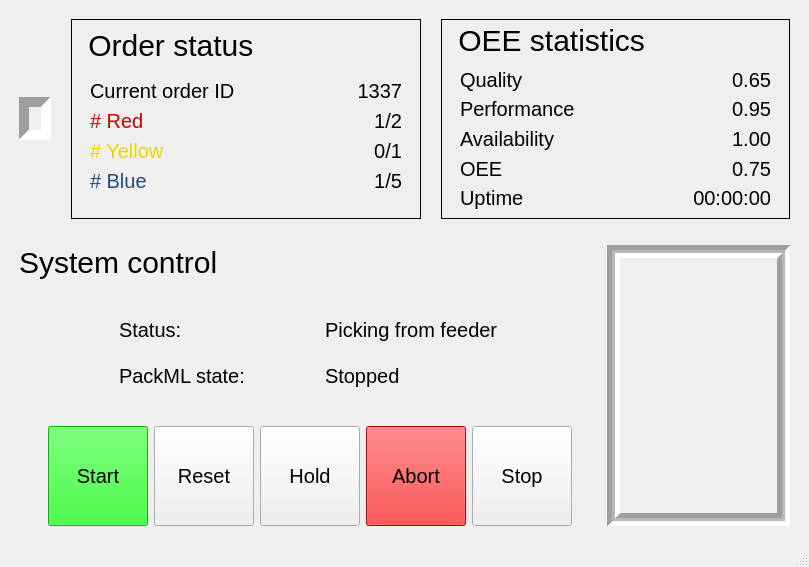
<?xml version="1.0" encoding="UTF-8"?>
<ui version="4.0">
 <class>MainWindow</class>
 <widget class="QMainWindow" name="MainWindow">
  <property name="geometry">
   <rect>
    <x>0</x>
    <y>0</y>
    <width>809</width>
    <height>567</height>
   </rect>
  </property>
  <property name="windowTitle">
   <string>MainWindow</string>
  </property>
  <property name="styleSheet">
   <string notr="true">QLabel
{
font:  20px;
}

QPushButton
{
font: 20px
}

QPushButton:disabled {
background-color:#888888;
}

#leftPanel
{
border: 1px solid;
}

#middlePanel_2
{
border: 1px solid;
}

#rightPanel
{
border: 1px solid;
}</string>
  </property>
  <widget class="QWidget" name="centralwidget">
   <property name="styleSheet">
    <string notr="true">QFrame[frameShape=&quot;5&quot;]
{
    border: none;
    background: grey;
}



</string>
   </property>
   <layout class="QVBoxLayout" name="verticalLayout_3">
    <item>
     <layout class="QHBoxLayout" name="horizontalLayout_12">
      <property name="spacing">
       <number>20</number>
      </property>
      <property name="leftMargin">
       <number>10</number>
      </property>
      <property name="topMargin">
       <number>10</number>
      </property>
      <property name="rightMargin">
       <number>10</number>
      </property>
      <property name="bottomMargin">
       <number>10</number>
      </property>
      <item>
       <widget class="QLabel" name="label_10">
        <property name="sizePolicy">
         <sizepolicy hsizetype="Fixed" vsizetype="Fixed">
          <horstretch>0</horstretch>
          <verstretch>0</verstretch>
         </sizepolicy>
        </property>
        <property name="minimumSize">
         <size>
          <width>0</width>
          <height>0</height>
         </size>
        </property>
        <property name="contextMenuPolicy">
         <enum>Qt::NoContextMenu</enum>
        </property>
        <property name="frameShape">
         <enum>QFrame::Panel</enum>
        </property>
        <property name="frameShadow">
         <enum>QFrame::Sunken</enum>
        </property>
        <property name="lineWidth">
         <number>10</number>
        </property>
        <property name="midLineWidth">
         <number>3</number>
        </property>
        <property name="text">
         <string/>
        </property>
        <property name="pixmap">
         <pixmap>:/image/logo.jpg</pixmap>
        </property>
        <property name="alignment">
         <set>Qt::AlignHCenter|Qt::AlignTop</set>
        </property>
        <property name="margin">
         <number>0</number>
        </property>
       </widget>
      </item>
      <item>
       <widget class="QWidget" name="middlePanel_2" native="true">
        <property name="sizePolicy">
         <sizepolicy hsizetype="Preferred" vsizetype="Fixed">
          <horstretch>0</horstretch>
          <verstretch>0</verstretch>
         </sizepolicy>
        </property>
        <property name="minimumSize">
         <size>
          <width>200</width>
          <height>170</height>
         </size>
        </property>
        <property name="styleSheet">
         <string notr="true"/>
        </property>
        <layout class="QVBoxLayout" name="middlePanel">
         <item>
          <widget class="QLabel" name="label_6">
           <property name="font">
            <font>
             <pointsize>-1</pointsize>
             <weight>50</weight>
             <italic>false</italic>
             <bold>false</bold>
            </font>
           </property>
           <property name="styleSheet">
            <string notr="true">font: 30px</string>
           </property>
           <property name="text">
            <string> Order status</string>
           </property>
           <property name="alignment">
            <set>Qt::AlignLeading|Qt::AlignLeft|Qt::AlignVCenter</set>
           </property>
          </widget>
         </item>
         <item>
          <spacer name="verticalSpacer_7">
           <property name="orientation">
            <enum>Qt::Vertical</enum>
           </property>
           <property name="sizeType">
            <enum>QSizePolicy::Fixed</enum>
           </property>
           <property name="sizeHint" stdset="0">
            <size>
             <width>20</width>
             <height>10</height>
            </size>
           </property>
          </spacer>
         </item>
         <item>
          <layout class="QHBoxLayout" name="horizontalLayout_4">
           <property name="leftMargin">
            <number>10</number>
           </property>
           <property name="rightMargin">
            <number>10</number>
           </property>
           <item>
            <widget class="QLabel" name="label_2">
             <property name="font">
              <font>
               <pointsize>-1</pointsize>
               <weight>50</weight>
               <italic>false</italic>
               <bold>false</bold>
              </font>
             </property>
             <property name="text">
              <string>Current order ID</string>
             </property>
             <property name="alignment">
              <set>Qt::AlignLeading|Qt::AlignLeft|Qt::AlignVCenter</set>
             </property>
            </widget>
           </item>
           <item>
            <widget class="QLabel" name="orderIDLabel">
             <property name="font">
              <font>
               <pointsize>-1</pointsize>
               <weight>50</weight>
               <italic>false</italic>
               <bold>false</bold>
              </font>
             </property>
             <property name="text">
              <string>1337</string>
             </property>
             <property name="alignment">
              <set>Qt::AlignRight|Qt::AlignTrailing|Qt::AlignVCenter</set>
             </property>
            </widget>
           </item>
          </layout>
         </item>
         <item>
          <layout class="QHBoxLayout" name="horizontalLayout_8">
           <property name="leftMargin">
            <number>10</number>
           </property>
           <property name="rightMargin">
            <number>10</number>
           </property>
           <item>
            <widget class="QLabel" name="label_14">
             <property name="font">
              <font>
               <pointsize>-1</pointsize>
               <weight>50</weight>
               <italic>false</italic>
               <bold>false</bold>
              </font>
             </property>
             <property name="styleSheet">
              <string notr="true">color: rgb(204, 0, 0);
</string>
             </property>
             <property name="text">
              <string># Red</string>
             </property>
             <property name="alignment">
              <set>Qt::AlignLeading|Qt::AlignLeft|Qt::AlignVCenter</set>
             </property>
            </widget>
           </item>
           <item>
            <widget class="QLabel" name="numRedLabel">
             <property name="font">
              <font>
               <pointsize>-1</pointsize>
               <weight>50</weight>
               <italic>false</italic>
               <bold>false</bold>
              </font>
             </property>
             <property name="text">
              <string>1/2</string>
             </property>
             <property name="alignment">
              <set>Qt::AlignRight|Qt::AlignTrailing|Qt::AlignVCenter</set>
             </property>
            </widget>
           </item>
          </layout>
         </item>
         <item>
          <layout class="QHBoxLayout" name="horizontalLayout_10">
           <property name="leftMargin">
            <number>10</number>
           </property>
           <property name="rightMargin">
            <number>10</number>
           </property>
           <item>
            <widget class="QLabel" name="label_17">
             <property name="font">
              <font>
               <pointsize>-1</pointsize>
               <weight>50</weight>
               <italic>false</italic>
               <bold>false</bold>
              </font>
             </property>
             <property name="styleSheet">
              <string notr="true">color: rgb(237, 212, 0);
</string>
             </property>
             <property name="text">
              <string># Yellow</string>
             </property>
             <property name="alignment">
              <set>Qt::AlignLeading|Qt::AlignLeft|Qt::AlignVCenter</set>
             </property>
            </widget>
           </item>
           <item>
            <widget class="QLabel" name="numYellowLabel">
             <property name="font">
              <font>
               <pointsize>-1</pointsize>
               <weight>50</weight>
               <italic>false</italic>
               <bold>false</bold>
              </font>
             </property>
             <property name="text">
              <string>0/1</string>
             </property>
             <property name="alignment">
              <set>Qt::AlignRight|Qt::AlignTrailing|Qt::AlignVCenter</set>
             </property>
            </widget>
           </item>
          </layout>
         </item>
         <item>
          <layout class="QHBoxLayout" name="horizontalLayout_9">
           <property name="leftMargin">
            <number>10</number>
           </property>
           <property name="rightMargin">
            <number>10</number>
           </property>
           <item>
            <widget class="QLabel" name="label_19">
             <property name="font">
              <font>
               <pointsize>-1</pointsize>
               <weight>50</weight>
               <italic>false</italic>
               <bold>false</bold>
              </font>
             </property>
             <property name="autoFillBackground">
              <bool>false</bool>
             </property>
             <property name="styleSheet">
              <string notr="true">color: rgb(32, 74, 135);</string>
             </property>
             <property name="text">
              <string># Blue</string>
             </property>
             <property name="alignment">
              <set>Qt::AlignLeading|Qt::AlignLeft|Qt::AlignVCenter</set>
             </property>
            </widget>
           </item>
           <item>
            <widget class="QLabel" name="numBlueLabel">
             <property name="font">
              <font>
               <pointsize>-1</pointsize>
               <weight>50</weight>
               <italic>false</italic>
               <bold>false</bold>
              </font>
             </property>
             <property name="text">
              <string>1/5</string>
             </property>
             <property name="alignment">
              <set>Qt::AlignRight|Qt::AlignTrailing|Qt::AlignVCenter</set>
             </property>
            </widget>
           </item>
          </layout>
         </item>
         <item>
          <spacer name="verticalSpacer_2">
           <property name="orientation">
            <enum>Qt::Vertical</enum>
           </property>
           <property name="sizeHint" stdset="0">
            <size>
             <width>20</width>
             <height>40</height>
            </size>
           </property>
          </spacer>
         </item>
        </layout>
       </widget>
      </item>
      <item>
       <widget class="QWidget" name="rightPanel" native="true">
        <property name="sizePolicy">
         <sizepolicy hsizetype="Preferred" vsizetype="Fixed">
          <horstretch>0</horstretch>
          <verstretch>0</verstretch>
         </sizepolicy>
        </property>
        <property name="minimumSize">
         <size>
          <width>200</width>
          <height>170</height>
         </size>
        </property>
        <property name="styleSheet">
         <string notr="true"/>
        </property>
        <layout class="QVBoxLayout" name="verticalLayout_2">
         <item>
          <widget class="QLabel" name="label_3">
           <property name="font">
            <font>
             <pointsize>-1</pointsize>
             <weight>50</weight>
             <italic>false</italic>
             <bold>false</bold>
            </font>
           </property>
           <property name="styleSheet">
            <string notr="true">font: 30px
</string>
           </property>
           <property name="text">
            <string> OEE statistics</string>
           </property>
          </widget>
         </item>
         <item>
          <spacer name="verticalSpacer_6">
           <property name="orientation">
            <enum>Qt::Vertical</enum>
           </property>
           <property name="sizeType">
            <enum>QSizePolicy::Fixed</enum>
           </property>
           <property name="sizeHint" stdset="0">
            <size>
             <width>20</width>
             <height>10</height>
            </size>
           </property>
          </spacer>
         </item>
         <item>
          <layout class="QHBoxLayout" name="horizontalLayout_7">
           <property name="leftMargin">
            <number>10</number>
           </property>
           <property name="rightMargin">
            <number>10</number>
           </property>
           <item>
            <widget class="QLabel" name="label_11">
             <property name="font">
              <font>
               <pointsize>-1</pointsize>
               <weight>50</weight>
               <italic>false</italic>
               <bold>false</bold>
              </font>
             </property>
             <property name="text">
              <string>Quality</string>
             </property>
             <property name="alignment">
              <set>Qt::AlignLeading|Qt::AlignLeft|Qt::AlignVCenter</set>
             </property>
            </widget>
           </item>
           <item>
            <widget class="QLabel" name="qualityLabel">
             <property name="font">
              <font>
               <pointsize>-1</pointsize>
               <weight>50</weight>
               <italic>false</italic>
               <bold>false</bold>
              </font>
             </property>
             <property name="text">
              <string>0.65</string>
             </property>
             <property name="alignment">
              <set>Qt::AlignRight|Qt::AlignTrailing|Qt::AlignVCenter</set>
             </property>
            </widget>
           </item>
          </layout>
         </item>
         <item>
          <layout class="QHBoxLayout" name="horizontalLayout_6">
           <property name="leftMargin">
            <number>10</number>
           </property>
           <property name="rightMargin">
            <number>10</number>
           </property>
           <item>
            <widget class="QLabel" name="label_9">
             <property name="font">
              <font>
               <pointsize>-1</pointsize>
               <weight>50</weight>
               <italic>false</italic>
               <bold>false</bold>
              </font>
             </property>
             <property name="text">
              <string>Performance</string>
             </property>
             <property name="alignment">
              <set>Qt::AlignLeading|Qt::AlignLeft|Qt::AlignVCenter</set>
             </property>
            </widget>
           </item>
           <item>
            <widget class="QLabel" name="performanceLabel">
             <property name="font">
              <font>
               <pointsize>-1</pointsize>
               <weight>50</weight>
               <italic>false</italic>
               <bold>false</bold>
              </font>
             </property>
             <property name="text">
              <string>0.95</string>
             </property>
             <property name="alignment">
              <set>Qt::AlignRight|Qt::AlignTrailing|Qt::AlignVCenter</set>
             </property>
            </widget>
           </item>
          </layout>
         </item>
         <item>
          <layout class="QHBoxLayout" name="horizontalLayout_5">
           <property name="leftMargin">
            <number>10</number>
           </property>
           <property name="rightMargin">
            <number>10</number>
           </property>
           <item>
            <widget class="QLabel" name="label_8">
             <property name="font">
              <font>
               <pointsize>-1</pointsize>
               <weight>50</weight>
               <italic>false</italic>
               <bold>false</bold>
              </font>
             </property>
             <property name="text">
              <string>Availability</string>
             </property>
             <property name="alignment">
              <set>Qt::AlignLeading|Qt::AlignLeft|Qt::AlignVCenter</set>
             </property>
            </widget>
           </item>
           <item>
            <widget class="QLabel" name="availabilityLabel">
             <property name="font">
              <font>
               <pointsize>-1</pointsize>
               <weight>50</weight>
               <italic>false</italic>
               <bold>false</bold>
              </font>
             </property>
             <property name="text">
              <string>1.00</string>
             </property>
             <property name="alignment">
              <set>Qt::AlignRight|Qt::AlignTrailing|Qt::AlignVCenter</set>
             </property>
            </widget>
           </item>
          </layout>
         </item>
         <item>
          <layout class="QHBoxLayout" name="horizontalLayout_16">
           <property name="leftMargin">
            <number>10</number>
           </property>
           <property name="rightMargin">
            <number>10</number>
           </property>
           <item>
            <widget class="QLabel" name="label_12">
             <property name="text">
              <string>OEE</string>
             </property>
            </widget>
           </item>
           <item>
            <widget class="QLabel" name="OEELabel">
             <property name="text">
              <string>0.75</string>
             </property>
             <property name="alignment">
              <set>Qt::AlignRight|Qt::AlignTrailing|Qt::AlignVCenter</set>
             </property>
            </widget>
           </item>
          </layout>
         </item>
         <item>
          <layout class="QHBoxLayout" name="horizontalLayout_11">
           <property name="leftMargin">
            <number>10</number>
           </property>
           <property name="rightMargin">
            <number>10</number>
           </property>
           <item>
            <widget class="QLabel" name="label_5">
             <property name="font">
              <font>
               <pointsize>-1</pointsize>
               <weight>50</weight>
               <italic>false</italic>
               <bold>false</bold>
              </font>
             </property>
             <property name="text">
              <string>Uptime</string>
             </property>
             <property name="alignment">
              <set>Qt::AlignLeading|Qt::AlignLeft|Qt::AlignVCenter</set>
             </property>
            </widget>
           </item>
           <item>
            <widget class="QLabel" name="uptimeLabel">
             <property name="font">
              <font>
               <pointsize>-1</pointsize>
               <weight>50</weight>
               <italic>false</italic>
               <bold>false</bold>
              </font>
             </property>
             <property name="text">
              <string>00:00:00</string>
             </property>
             <property name="alignment">
              <set>Qt::AlignRight|Qt::AlignTrailing|Qt::AlignVCenter</set>
             </property>
            </widget>
           </item>
          </layout>
         </item>
         <item>
          <layout class="QHBoxLayout" name="horizontalLayout_13"/>
         </item>
         <item>
          <spacer name="verticalSpacer_3">
           <property name="orientation">
            <enum>Qt::Vertical</enum>
           </property>
           <property name="sizeHint" stdset="0">
            <size>
             <width>20</width>
             <height>40</height>
            </size>
           </property>
          </spacer>
         </item>
        </layout>
       </widget>
      </item>
     </layout>
    </item>
    <item>
     <layout class="QHBoxLayout" name="horizontalLayout" stretch="5,0">
      <property name="spacing">
       <number>6</number>
      </property>
      <property name="leftMargin">
       <number>10</number>
      </property>
      <property name="topMargin">
       <number>10</number>
      </property>
      <property name="rightMargin">
       <number>10</number>
      </property>
      <property name="bottomMargin">
       <number>10</number>
      </property>
      <item>
       <layout class="QHBoxLayout" name="horizontalLayout_14">
        <property name="topMargin">
         <number>0</number>
        </property>
        <item>
         <layout class="QVBoxLayout" name="verticalLayout_5">
          <item>
           <widget class="QLabel" name="label_7">
            <property name="font">
             <font>
              <pointsize>-1</pointsize>
              <weight>50</weight>
              <italic>false</italic>
              <bold>false</bold>
             </font>
            </property>
            <property name="styleSheet">
             <string notr="true">font: 30px</string>
            </property>
            <property name="text">
             <string>System control</string>
            </property>
            <property name="textFormat">
             <enum>Qt::AutoText</enum>
            </property>
           </widget>
          </item>
          <item>
           <spacer name="verticalSpacer">
            <property name="orientation">
             <enum>Qt::Vertical</enum>
            </property>
            <property name="sizeHint" stdset="0">
             <size>
              <width>20</width>
              <height>20</height>
             </size>
            </property>
           </spacer>
          </item>
          <item>
           <layout class="QHBoxLayout" name="horizontalLayout_2">
            <property name="leftMargin">
             <number>100</number>
            </property>
            <property name="rightMargin">
             <number>0</number>
            </property>
            <item>
             <widget class="QLabel" name="label_4">
              <property name="sizePolicy">
               <sizepolicy hsizetype="Fixed" vsizetype="Minimum">
                <horstretch>0</horstretch>
                <verstretch>0</verstretch>
               </sizepolicy>
              </property>
              <property name="minimumSize">
               <size>
                <width>200</width>
                <height>40</height>
               </size>
              </property>
              <property name="font">
               <font>
                <pointsize>-1</pointsize>
                <weight>50</weight>
                <italic>false</italic>
                <bold>false</bold>
               </font>
              </property>
              <property name="layoutDirection">
               <enum>Qt::LeftToRight</enum>
              </property>
              <property name="styleSheet">
               <string notr="true">QLabel
{
alignment: AlignHLeft
}</string>
              </property>
              <property name="text">
               <string>Status:</string>
              </property>
              <property name="alignment">
               <set>Qt::AlignLeading|Qt::AlignLeft|Qt::AlignVCenter</set>
              </property>
             </widget>
            </item>
            <item>
             <widget class="QLabel" name="statusLabel">
              <property name="sizePolicy">
               <sizepolicy hsizetype="Expanding" vsizetype="Fixed">
                <horstretch>0</horstretch>
                <verstretch>0</verstretch>
               </sizepolicy>
              </property>
              <property name="minimumSize">
               <size>
                <width>50</width>
                <height>40</height>
               </size>
              </property>
              <property name="font">
               <font>
                <pointsize>-1</pointsize>
                <weight>50</weight>
                <italic>false</italic>
                <bold>false</bold>
               </font>
              </property>
              <property name="text">
               <string>Picking from feeder</string>
              </property>
              <property name="alignment">
               <set>Qt::AlignLeading|Qt::AlignLeft|Qt::AlignVCenter</set>
              </property>
             </widget>
            </item>
           </layout>
          </item>
          <item>
           <layout class="QHBoxLayout" name="horizontalLayout_3">
            <property name="leftMargin">
             <number>100</number>
            </property>
            <item>
             <widget class="QLabel" name="label_13">
              <property name="sizePolicy">
               <sizepolicy hsizetype="Fixed" vsizetype="Minimum">
                <horstretch>0</horstretch>
                <verstretch>0</verstretch>
               </sizepolicy>
              </property>
              <property name="minimumSize">
               <size>
                <width>200</width>
                <height>40</height>
               </size>
              </property>
              <property name="font">
               <font>
                <pointsize>-1</pointsize>
                <weight>50</weight>
                <italic>false</italic>
                <bold>false</bold>
               </font>
              </property>
              <property name="text">
               <string>PackML state:</string>
              </property>
              <property name="alignment">
               <set>Qt::AlignLeading|Qt::AlignLeft|Qt::AlignVCenter</set>
              </property>
              <property name="wordWrap">
               <bool>false</bool>
              </property>
             </widget>
            </item>
            <item>
             <widget class="QLabel" name="packmlStateLabel">
              <property name="sizePolicy">
               <sizepolicy hsizetype="Expanding" vsizetype="Fixed">
                <horstretch>0</horstretch>
                <verstretch>0</verstretch>
               </sizepolicy>
              </property>
              <property name="minimumSize">
               <size>
                <width>50</width>
                <height>40</height>
               </size>
              </property>
              <property name="font">
               <font>
                <pointsize>-1</pointsize>
                <weight>50</weight>
                <italic>false</italic>
                <bold>false</bold>
               </font>
              </property>
              <property name="styleSheet">
               <string notr="true"/>
              </property>
              <property name="text">
               <string>Stopped</string>
              </property>
              <property name="alignment">
               <set>Qt::AlignLeading|Qt::AlignLeft|Qt::AlignVCenter</set>
              </property>
             </widget>
            </item>
           </layout>
          </item>
          <item>
           <spacer name="verticalSpacer_4">
            <property name="orientation">
             <enum>Qt::Vertical</enum>
            </property>
            <property name="sizeType">
             <enum>QSizePolicy::Expanding</enum>
            </property>
            <property name="sizeHint" stdset="0">
             <size>
              <width>20</width>
              <height>20</height>
             </size>
            </property>
           </spacer>
          </item>
          <item>
           <layout class="QHBoxLayout" name="horizontalLayout_15">
            <item>
             <spacer name="horizontalSpacer_2">
              <property name="orientation">
               <enum>Qt::Horizontal</enum>
              </property>
              <property name="sizeType">
               <enum>QSizePolicy::MinimumExpanding</enum>
              </property>
              <property name="sizeHint" stdset="0">
               <size>
                <width>20</width>
                <height>20</height>
               </size>
              </property>
             </spacer>
            </item>
            <item>
             <widget class="QPushButton" name="startButton">
              <property name="sizePolicy">
               <sizepolicy hsizetype="Fixed" vsizetype="Fixed">
                <horstretch>0</horstretch>
                <verstretch>0</verstretch>
               </sizepolicy>
              </property>
              <property name="minimumSize">
               <size>
                <width>100</width>
                <height>100</height>
               </size>
              </property>
              <property name="font">
               <font>
                <pointsize>-1</pointsize>
                <weight>50</weight>
                <italic>false</italic>
                <bold>false</bold>
               </font>
              </property>
              <property name="styleSheet">
               <string notr="true">QPushButton
{
color: rgb(0,0, 0);
background-color: #00FF00;
}

</string>
              </property>
              <property name="text">
               <string>Start</string>
              </property>
             </widget>
            </item>
            <item>
             <widget class="QPushButton" name="resetButton">
              <property name="sizePolicy">
               <sizepolicy hsizetype="Fixed" vsizetype="Fixed">
                <horstretch>0</horstretch>
                <verstretch>0</verstretch>
               </sizepolicy>
              </property>
              <property name="minimumSize">
               <size>
                <width>100</width>
                <height>100</height>
               </size>
              </property>
              <property name="font">
               <font>
                <pointsize>-1</pointsize>
                <weight>50</weight>
                <italic>false</italic>
                <bold>false</bold>
               </font>
              </property>
              <property name="text">
               <string>Reset</string>
              </property>
             </widget>
            </item>
            <item>
             <widget class="QPushButton" name="pauseButton">
              <property name="sizePolicy">
               <sizepolicy hsizetype="Fixed" vsizetype="Fixed">
                <horstretch>0</horstretch>
                <verstretch>0</verstretch>
               </sizepolicy>
              </property>
              <property name="minimumSize">
               <size>
                <width>100</width>
                <height>100</height>
               </size>
              </property>
              <property name="font">
               <font>
                <pointsize>-1</pointsize>
                <weight>50</weight>
                <italic>false</italic>
                <bold>false</bold>
               </font>
              </property>
              <property name="styleSheet">
               <string notr="true">backgrond: black</string>
              </property>
              <property name="text">
               <string>Hold</string>
              </property>
             </widget>
            </item>
            <item>
             <widget class="QPushButton" name="abortButton">
              <property name="enabled">
               <bool>true</bool>
              </property>
              <property name="sizePolicy">
               <sizepolicy hsizetype="Fixed" vsizetype="Fixed">
                <horstretch>0</horstretch>
                <verstretch>0</verstretch>
               </sizepolicy>
              </property>
              <property name="minimumSize">
               <size>
                <width>100</width>
                <height>100</height>
               </size>
              </property>
              <property name="font">
               <font>
                <pointsize>-1</pointsize>
                <weight>50</weight>
                <italic>false</italic>
                <bold>false</bold>
               </font>
              </property>
              <property name="styleSheet">
               <string notr="true">QPushButton
{
color: rgb(0,0, 0);
background-color: #FF0000;
}

</string>
              </property>
              <property name="text">
               <string>Abort</string>
              </property>
             </widget>
            </item>
            <item>
             <widget class="QPushButton" name="stopButton">
              <property name="sizePolicy">
               <sizepolicy hsizetype="Fixed" vsizetype="Fixed">
                <horstretch>0</horstretch>
                <verstretch>0</verstretch>
               </sizepolicy>
              </property>
              <property name="minimumSize">
               <size>
                <width>100</width>
                <height>100</height>
               </size>
              </property>
              <property name="baseSize">
               <size>
                <width>0</width>
                <height>0</height>
               </size>
              </property>
              <property name="font">
               <font>
                <pointsize>-1</pointsize>
                <weight>50</weight>
                <italic>false</italic>
                <bold>false</bold>
               </font>
              </property>
              <property name="text">
               <string>Stop</string>
              </property>
             </widget>
            </item>
            <item>
             <spacer name="horizontalSpacer">
              <property name="orientation">
               <enum>Qt::Horizontal</enum>
              </property>
              <property name="sizeType">
               <enum>QSizePolicy::MinimumExpanding</enum>
              </property>
              <property name="sizeHint" stdset="0">
               <size>
                <width>20</width>
                <height>20</height>
               </size>
              </property>
             </spacer>
            </item>
           </layout>
          </item>
         </layout>
        </item>
       </layout>
      </item>
      <item>
       <widget class="QLabel" name="lightTowerStatus">
        <property name="sizePolicy">
         <sizepolicy hsizetype="Fixed" vsizetype="Fixed">
          <horstretch>183</horstretch>
          <verstretch>0</verstretch>
         </sizepolicy>
        </property>
        <property name="minimumSize">
         <size>
          <width>183</width>
          <height>281</height>
         </size>
        </property>
        <property name="frameShape">
         <enum>QFrame::Box</enum>
        </property>
        <property name="frameShadow">
         <enum>QFrame::Sunken</enum>
        </property>
        <property name="lineWidth">
         <number>5</number>
        </property>
        <property name="midLineWidth">
         <number>3</number>
        </property>
        <property name="text">
         <string/>
        </property>
       </widget>
      </item>
     </layout>
    </item>
   </layout>
  </widget>
  <widget class="QStatusBar" name="statusbar"/>
 </widget>
 <resources/>
 <connections/>
</ui>
